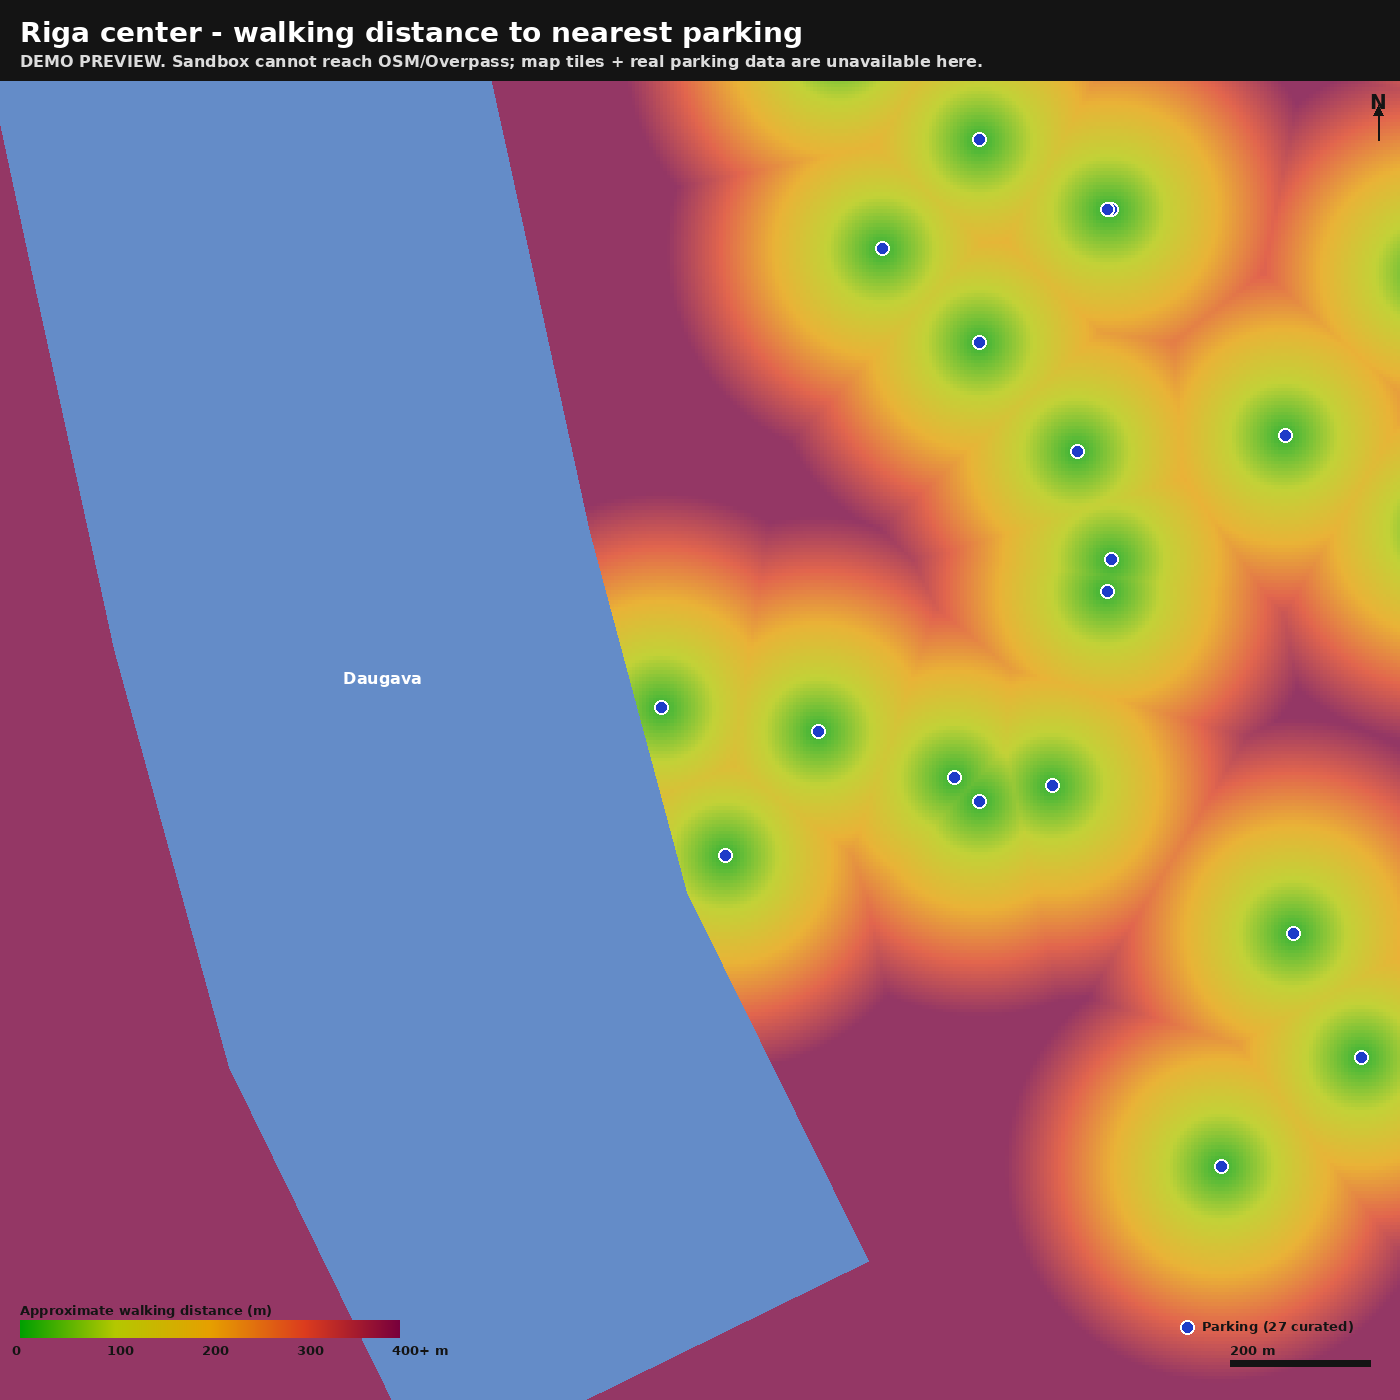

Generate this figure with Python:
"""
Offline preview renderer for the Riga parking heatmap.

The deployed app fetches live parking data from the Overpass API and tiles
from OpenStreetMap. Neither is reachable from this sandbox, so this script
renders a STYLISED PREVIEW only:
  - parking locations are a curated set of ~25 well-known central-Riga
    facilities, hand-coded from general knowledge (approximate),
  - there is no street map underneath; instead we draw a coordinate frame
    plus an approximate outline of the river Daugava for spatial context.

Output: preview.png in the same directory.
"""

import math
from PIL import Image, ImageDraw, ImageFont

# --- Geometry (matches app.js) ----------------------------------------------

CENTER = (56.9496, 24.1052)
HALF_LAT = 0.009
HALF_LON = 0.0165
BBOX = {
    "south": CENTER[0] - HALF_LAT,
    "north": CENTER[0] + HALF_LAT,
    "west": CENTER[1] - HALF_LON,
    "east": CENTER[1] + HALF_LON,
}
CELL_M = 5
WALK_FACTOR = 1.3
MAX_DIST_M = 400

METERS_PER_DEG_LAT = 111320.0
def meters_per_deg_lon(lat):
    return 111320.0 * math.cos(math.radians(lat))

M_PER_LON = meters_per_deg_lon(CENTER[0])
WIDTH_M = (BBOX["east"] - BBOX["west"]) * M_PER_LON
HEIGHT_M = (BBOX["north"] - BBOX["south"]) * METERS_PER_DEG_LAT
COLS = round(WIDTH_M / CELL_M)
ROWS = round(HEIGHT_M / CELL_M)

# --- Curated parking facility coordinates (APPROXIMATE) ---------------------
# Selected well-known parking facilities in / around central Riga. These are
# hand-coded estimates, not OSM data. The deployed web app pulls the real,
# complete list from Overpass.

PARKING = [
    ("Origo / Central Station",       56.9466, 24.1192),
    ("Stockmann",                     56.9483, 24.1118),
    ("Galerija Centrs",               56.9485, 24.1135),
    ("Forum Cinemas",                 56.9486, 24.1112),
    ("Kalku iela",                    56.9492, 24.1080),
    ("Doma laukums",                  56.9495, 24.1043),
    ("11. novembra krastmala",        56.9476, 24.1058),
    ("Latvian National Opera",        56.9510, 24.1148),
    ("Bastejkalns",                   56.9514, 24.1149),
    ("Vermanes darzs E",              56.9530, 24.1190),
    ("Vermanes darzs W",              56.9528, 24.1141),
    ("Radisson Blu Latvija",          56.9559, 24.1149),
    ("Galleria Riga",                 56.9559, 24.1148),
    ("Esplanade",                     56.9554, 24.1095),
    ("National Museum of Art",        56.9568, 24.1118),
    ("Kongresu nams",                 56.9542, 24.1118),
    ("Berga bazars",                  56.9551, 24.1224),
    ("Elizabetes / Barona",           56.9551, 24.1233),
    ("Tērbatas iela",                 56.9540, 24.1244),
    ("Marijas iela",                  56.9518, 24.1227),
    ("Skanstes",                      56.9628, 24.1135),
    ("K. Valdemara",                  56.9580, 24.1085),
    ("Spikeri",                       56.9436, 24.1175),
    ("Stacijas laukums S",            56.9450, 24.1208),
    ("Bruninieku",                    56.9595, 24.1240),
    ("Hanzas",                        56.9612, 24.1180),
    ("Pulkveza Brieza",               56.9605, 24.1078),
]

# --- Color ramp (matches app.js colorForDistance) ---------------------------

STOPS = [
    (0,   (  0, 160,   0)),
    (100, (180, 200,   0)),
    (200, (230, 160,   0)),
    (300, (220,  60,  30)),
    (400, (120,   0,  60)),
]

def color_for_distance(d):
    if d <= STOPS[0][0]:
        return STOPS[0][1]
    if d >= STOPS[-1][0]:
        return STOPS[-1][1]
    for (a_d, a_c), (b_d, b_c) in zip(STOPS, STOPS[1:]):
        if a_d <= d <= b_d:
            t = (d - a_d) / (b_d - a_d)
            return (
                int(a_c[0] + t * (b_c[0] - a_c[0])),
                int(a_c[1] + t * (b_c[1] - a_c[1])),
                int(a_c[2] + t * (b_c[2] - a_c[2])),
            )
    return (0, 0, 0)

# --- Heatmap grid -----------------------------------------------------------

def to_local_meters(points):
    out = []
    for _, lat, lon in points:
        x = (lon - BBOX["west"]) * M_PER_LON
        y = (lat - BBOX["south"]) * METERS_PER_DEG_LAT
        out.append((x, y))
    return out

def build_heatmap():
    locals_ = to_local_meters(PARKING)
    img = Image.new("RGB", (COLS, ROWS))
    px = img.load()
    for r in range(ROWS):
        y = (ROWS - r - 0.5) * CELL_M
        for c in range(COLS):
            x = (c + 0.5) * CELL_M
            best = float("inf")
            for (lx, ly) in locals_:
                dx = lx - x
                dy = ly - y
                d2 = dx * dx + dy * dy
                if d2 < best:
                    best = d2
            walk = math.sqrt(best) * WALK_FACTOR
            px[c, r] = color_for_distance(min(walk, MAX_DIST_M))
    return img

# --- Composition ------------------------------------------------------------

OUT_W, OUT_H = 1400, int(1400 * ROWS / COLS)  # preserve aspect

def lonlat_to_px(lat, lon):
    fx = (lon - BBOX["west"]) / (BBOX["east"] - BBOX["west"])
    fy = (BBOX["north"] - lat) / (BBOX["north"] - BBOX["south"])
    return (fx * OUT_W, fy * OUT_H)

def font(size):
    candidates = [
        "/usr/share/fonts/truetype/dejavu/DejaVuSans-Bold.ttf",
        "/usr/share/fonts/truetype/dejavu/DejaVuSans.ttf",
        "/usr/share/fonts/TTF/DejaVuSans.ttf",
    ]
    for c in candidates:
        try:
            return ImageFont.truetype(c, size)
        except Exception:
            pass
    return ImageFont.load_default()

# Approximate Daugava river centerline through central Riga (rough).
RIVER_CENTERLINE = [
    (56.9650, 24.0900),
    (56.9610, 24.0930),
    (56.9560, 24.0950),
    (56.9510, 24.0970),
    (56.9460, 24.0995),
    (56.9410, 24.1040),
]
RIVER_HALF_WIDTH_M = 350  # half of ~700m

def river_polygon_px():
    # Build a polygon by offsetting the centerline perpendicular to itself
    # by RIVER_HALF_WIDTH_M on each side.
    pts_m = []
    for lat, lon in RIVER_CENTERLINE:
        x = (lon - BBOX["west"]) * M_PER_LON
        y = (lat - BBOX["south"]) * METERS_PER_DEG_LAT
        pts_m.append((x, y))
    left, right = [], []
    for i, (x, y) in enumerate(pts_m):
        if i == 0:
            dx = pts_m[1][0] - x; dy = pts_m[1][1] - y
        elif i == len(pts_m) - 1:
            dx = x - pts_m[-2][0]; dy = y - pts_m[-2][1]
        else:
            dx = pts_m[i+1][0] - pts_m[i-1][0]
            dy = pts_m[i+1][1] - pts_m[i-1][1]
        L = math.hypot(dx, dy) or 1.0
        nx, ny = -dy / L, dx / L
        left.append((x + nx * RIVER_HALF_WIDTH_M, y + ny * RIVER_HALF_WIDTH_M))
        right.append((x - nx * RIVER_HALF_WIDTH_M, y - ny * RIVER_HALF_WIDTH_M))
    poly_m = left + list(reversed(right))
    # Convert to pixels
    out = []
    for (mx, my) in poly_m:
        fx = mx / WIDTH_M
        fy = 1 - my / HEIGHT_M
        out.append((fx * OUT_W, fy * OUT_H))
    return out

def main():
    print(f"Heatmap grid: {COLS} x {ROWS} cells ({CELL_M} m each)")
    print(f"Parking count: {len(PARKING)} (curated, approximate)")

    heat_small = build_heatmap()
    heat = heat_small.resize((OUT_W, OUT_H), Image.NEAREST)

    # Background: pale grey
    bg = Image.new("RGB", (OUT_W, OUT_H), (245, 245, 244))

    # Composite heatmap at 75% opacity over background
    heat_rgba = heat.convert("RGBA")
    alpha = Image.new("L", (OUT_W, OUT_H), int(255 * 0.78))
    heat_rgba.putalpha(alpha)
    canvas = bg.convert("RGBA")
    canvas = Image.alpha_composite(canvas, heat_rgba)

    draw = ImageDraw.Draw(canvas, "RGBA")

    # River overlay
    river = river_polygon_px()
    draw.polygon(river, fill=(100, 140, 200, 170))

    # Parking markers
    for name, lat, lon in PARKING:
        x, y = lonlat_to_px(lat, lon)
        r = 7
        draw.ellipse([x - r, y - r, x + r, y + r], fill=(30, 60, 200, 255),
                     outline=(255, 255, 255, 255), width=2)

    # Title
    title_font = font(28)
    sub_font = font(16)
    draw.rectangle([0, 0, OUT_W, 80], fill=(20, 20, 20, 220))
    draw.text((20, 16), "Riga center - walking distance to nearest parking",
              fill=(255, 255, 255), font=title_font)
    draw.text((20, 52),
              "DEMO PREVIEW. Sandbox cannot reach OSM/Overpass; map tiles + "
              "real parking data are unavailable here.",
              fill=(220, 220, 220), font=sub_font)

    # Legend
    lg_x, lg_y, lg_w, lg_h = 20, OUT_H - 80, 380, 18
    grad = Image.new("RGB", (lg_w, lg_h))
    for px_x in range(lg_w):
        d = px_x / (lg_w - 1) * MAX_DIST_M
        for px_y in range(lg_h):
            grad.putpixel((px_x, px_y), color_for_distance(d))
    canvas.paste(grad, (lg_x, lg_y))
    label_font = font(13)
    for i, lbl in enumerate(["0", "100", "200", "300", "400+ m"]):
        x = lg_x + i * (lg_w / 4)
        draw.text((x - 8, lg_y + lg_h + 4), lbl,
                  fill=(20, 20, 20), font=label_font)
    draw.text((lg_x, lg_y - 18), "Approximate walking distance (m)",
              fill=(20, 20, 20), font=label_font)

    # Scale bar (200 m)
    sb_m = 200
    sb_px = sb_m / WIDTH_M * OUT_W
    sb_x = OUT_W - sb_px - 30
    sb_y = OUT_H - 40
    draw.rectangle([sb_x, sb_y, sb_x + sb_px, sb_y + 6], fill=(20, 20, 20))
    draw.text((sb_x, sb_y - 18), f"{sb_m} m",
              fill=(20, 20, 20), font=label_font)

    # Compass
    draw.text((OUT_W - 30, 90), "N",
              fill=(20, 20, 20), font=font(20))
    draw.line([(OUT_W - 22, 110), (OUT_W - 22, 140)],
              fill=(20, 20, 20), width=2)
    draw.polygon([(OUT_W - 27, 115), (OUT_W - 17, 115), (OUT_W - 22, 105)],
                 fill=(20, 20, 20))

    # River label
    rx, ry = lonlat_to_px(56.9500, 24.0975)
    draw.text((rx - 30, ry), "Daugava", fill=(255, 255, 255),
              font=font(16))

    # Legend dot for parking
    dx, dy = OUT_W - 220, OUT_H - 80
    draw.ellipse([dx, dy, dx + 14, dy + 14], fill=(30, 60, 200),
                 outline=(255, 255, 255), width=2)
    draw.text((dx + 22, dy - 2),
              f"Parking ({len(PARKING)} curated)",
              fill=(20, 20, 20), font=label_font)

    canvas.convert("RGB").save("preview.png", "PNG", optimize=True)
    print("Wrote preview.png")

if __name__ == "__main__":
    main()
